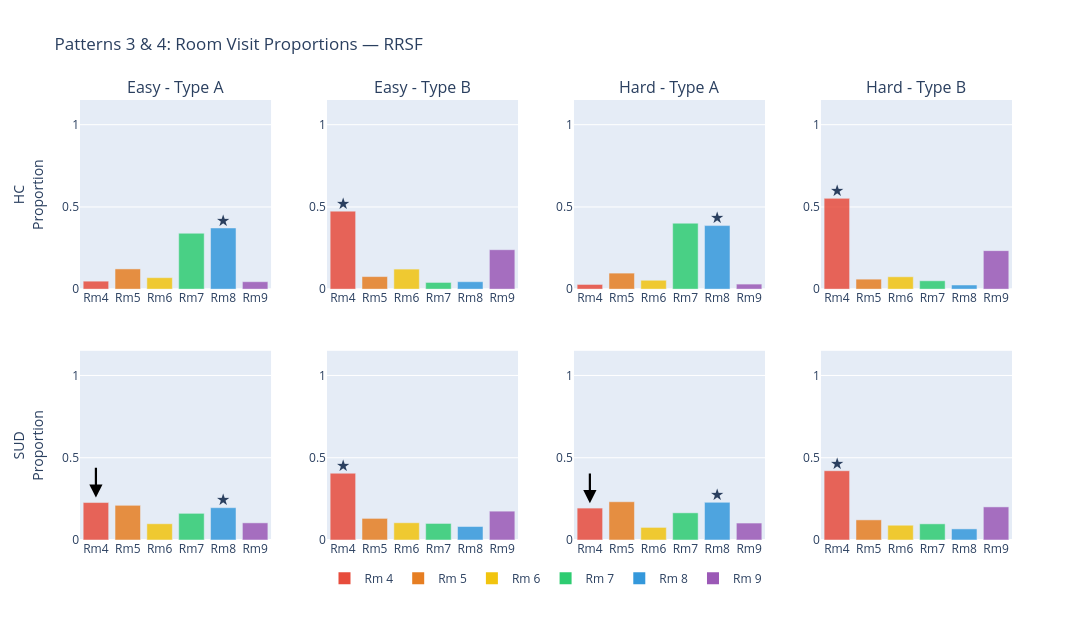

The notebook cell saved with this chart:
### Code cell
# ── Patterns 3 & 4: Room visit proportions (Fig 2C) ──────────────────────────

goals_ordered = ['A_easy', 'B_easy', 'A_hard', 'B_hard']

def _sp_axes(row, col, ncols=4):
    """Return xref/yref strings for a subplot at (row, col) in an ncols grid."""
    idx = (row - 1) * ncols + col
    return ('x', 'y') if idx == 1 else (f'x{idx}', f'y{idx}')

subplot_titles = [TASK_LABELS[g] for g in goals_ordered] + [''] * 4
fig = make_subplots(
    rows=2, cols=4,
    subplot_titles=subplot_titles,
    vertical_spacing=0.14, horizontal_spacing=0.06,
)

for row_idx, (rp, group) in enumerate([(hc_rp, 'HC'), (sud_rp, 'SUD')]):
    for col_idx, goal in enumerate(goals_ordered):
        r, c = row_idx + 1, col_idx + 1
        xref, yref = _sp_axes(r, c)
        heights = [rp[goal][rm] for rm in ROOMS]
        opt_room = max(ROOMS, key=lambda rm: Env.reward(rm, Env.GOALS[goal]))
        opt_idx  = ROOMS.index(opt_room)

        fig.add_trace(go.Bar(
            x=[f'Rm{rm}' for rm in ROOMS],
            y=heights,
            marker_color=ROOM_COLS,
            marker_opacity=0.85,
            showlegend=False,
            name=f'{group}/{goal}',
        ), row=r, col=c)

        # Star on optimal room
        fig.add_annotation(
            x=f'Rm{opt_room}', y=heights[opt_idx] + 0.05,
            text='★', font=dict(size=16), showarrow=False,
            xref=xref, yref=yref,
        )

        # Downward arrow on Room 4 for SUD in Type A (Pattern 4 fixation)
        if group == 'SUD' and goal in TYPE_A and heights[0] > 0.04:
            fig.add_annotation(
                x='Rm4', y=heights[0] + 0.03,
                ax='Rm4', ay=min(heights[0] + 0.22, 0.90),
                xref=xref, yref=yref, axref=xref, ayref=yref,
                arrowhead=2, arrowsize=1.2, arrowwidth=2.2,
                arrowcolor='black', text='',
            )

        fig.update_yaxes(range=[0, 1.15], row=r, col=c)
        if c == 1:
            fig.update_yaxes(title_text=f'{group}<br>Proportion', row=r, col=c)

# Room-colour legend (invisible scatter squares)
for rm, col in zip(ROOMS, ROOM_COLS):
    fig.add_trace(go.Scatter(
        x=[None], y=[None], mode='markers',
        name=f'Rm {rm}',
        marker=dict(size=12, color=col, symbol='square'),
        showlegend=True,
    ))

fig.update_layout(
    title_text='Patterns 3 & 4: Room Visit Proportions — RRSF',
    height=620, width=1150,
    legend=dict(
        orientation='h', yanchor='bottom', y=-0.12,
        xanchor='center', x=0.5,
    ),
)
fig.show()

print('Pattern 3 — Room 7 (2nd-best) vs Room 8 (best) in Type A:')
for group, rp in [('HC', hc_rp), ('SUD', sud_rp)]:
    r8 = np.mean([rp[g][8] for g in TYPE_A])
    r7 = np.mean([rp[g][7] for g in TYPE_A])
    print(f'  {group}:  Rm8={r8:.3f},  Rm7={r7:.3f}')
print('EXPECT: Rm7 non-negligible alongside Rm8 (cognitive cost of Rm8 path).')
print()
print('Pattern 4 — Room 4 frequency by task type:')
for group, rp in [('HC', hc_rp), ('SUD', sud_rp)]:
    r4_A = np.mean([rp[g][4] for g in TYPE_A])
    r4_B = np.mean([rp[g][4] for g in TYPE_B])
    print(f'  {group}:  Rm4 in Type A={r4_A:.3f},  Rm4 in Type B={r4_B:.3f}')
print('EXPECT: SUD Rm4 in Type A is HIGH (fixation). HC Rm4 in Type A is LOW.')

### Figure 1 — Plotly figure (JSON) as saved in the notebook; plotly's stock layout.template omitted (floating-point values rounded to 4 significant figures)
{"data": [{"marker": {"color": ["#e74c3c", "#e67e22", "#f1c40f", "#2ecc71", "#3498db", "#9b59b6"], "opacity": 0.85}, "name": "HC/A_easy", "showlegend": false, "type": "bar", "x": ["Rm4", "Rm5", "Rm6", "Rm7", "Rm8", "Rm9"], "xaxis": "x", "y": [0.04889, 0.1233, 0.07, 0.34, 0.3722, 0.04556], "yaxis": "y"}, {"marker": {"color": ["#e74c3c", "#e67e22", "#f1c40f", "#2ecc71", "#3498db", "#9b59b6"], "opacity": 0.85}, "name": "HC/B_easy", "showlegend": false, "type": "bar", "x": ["Rm4", "Rm5", "Rm6", "Rm7", "Rm8", "Rm9"], "xaxis": "x2", "y": [0.4744, 0.07667, 0.1222, 0.04111, 0.04556, 0.24], "yaxis": "y2"}, {"marker": {"color": ["#e74c3c", "#e67e22", "#f1c40f", "#2ecc71", "#3498db", "#9b59b6"], "opacity": 0.85}, "name": "HC/A_hard", "showlegend": false, "type": "bar", "x": ["Rm4", "Rm5", "Rm6", "Rm7", "Rm8", "Rm9"], "xaxis": "x3", "y": [0.02889, 0.09778, 0.05444, 0.4011, 0.3867, 0.03111], "yaxis": "y3"}, {"marker": {"color": ["#e74c3c", "#e67e22", "#f1c40f", "#2ecc71", "#3498db", "#9b59b6"], "opacity": 0.85}, "name": "HC/B_hard", "showlegend": false, "type": "bar", "x": ["Rm4", "Rm5", "Rm6", "Rm7", "Rm8", "Rm9"], "xaxis": "x4", "y": [0.5522, 0.06111, 0.07556, 0.05111, 0.02556, 0.2344], "yaxis": "y4"}, {"marker": {"color": ["#e74c3c", "#e67e22", "#f1c40f", "#2ecc71", "#3498db", "#9b59b6"], "opacity": 0.85}, "name": "SUD/A_easy", "showlegend": false, "type": "bar", "x": ["Rm4", "Rm5", "Rm6", "Rm7", "Rm8", "Rm9"], "xaxis": "x5", "y": [0.2277, 0.2108, 0.0988, 0.162, 0.1964, 0.1042], "yaxis": "y5"}, {"marker": {"color": ["#e74c3c", "#e67e22", "#f1c40f", "#2ecc71", "#3498db", "#9b59b6"], "opacity": 0.85}, "name": "SUD/B_easy", "showlegend": false, "type": "bar", "x": ["Rm4", "Rm5", "Rm6", "Rm7", "Rm8", "Rm9"], "xaxis": "x6", "y": [0.406, 0.1313, 0.1048, 0.1006, 0.08193, 0.1753], "yaxis": "y6"}, {"marker": {"color": ["#e74c3c", "#e67e22", "#f1c40f", "#2ecc71", "#3498db", "#9b59b6"], "opacity": 0.85}, "name": "SUD/A_hard", "showlegend": false, "type": "bar", "x": ["Rm4", "Rm5", "Rm6", "Rm7", "Rm8", "Rm9"], "xaxis": "x7", "y": [0.194, 0.2325, 0.07651, 0.1651, 0.2289, 0.103], "yaxis": "y7"}, {"marker": {"color": ["#e74c3c", "#e67e22", "#f1c40f", "#2ecc71", "#3498db", "#9b59b6"], "opacity": 0.85}, "name": "SUD/B_hard", "showlegend": false, "type": "bar", "x": ["Rm4", "Rm5", "Rm6", "Rm7", "Rm8", "Rm9"], "xaxis": "x8", "y": [0.4211, 0.1223, 0.08976, 0.09819, 0.06747, 0.2012], "yaxis": "y8"}, {"marker": {"color": "#e74c3c", "size": 12, "symbol": "square"}, "mode": "markers", "name": "Rm 4", "showlegend": true, "type": "scatter", "x": [null], "y": [null]}, {"marker": {"color": "#e67e22", "size": 12, "symbol": "square"}, "mode": "markers", "name": "Rm 5", "showlegend": true, "type": "scatter", "x": [null], "y": [null]}, {"marker": {"color": "#f1c40f", "size": 12, "symbol": "square"}, "mode": "markers", "name": "Rm 6", "showlegend": true, "type": "scatter", "x": [null], "y": [null]}, {"marker": {"color": "#2ecc71", "size": 12, "symbol": "square"}, "mode": "markers", "name": "Rm 7", "showlegend": true, "type": "scatter", "x": [null], "y": [null]}, {"marker": {"color": "#3498db", "size": 12, "symbol": "square"}, "mode": "markers", "name": "Rm 8", "showlegend": true, "type": "scatter", "x": [null], "y": [null]}, {"marker": {"color": "#9b59b6", "size": 12, "symbol": "square"}, "mode": "markers", "name": "Rm 9", "showlegend": true, "type": "scatter", "x": [null], "y": [null]}], "layout": {"annotations": [{"font": {"size": 16}, "showarrow": false, "text": "Easy - Type A", "x": 0.1025, "xanchor": "center", "xref": "paper", "y": 1, "yanchor": "bottom", "yref": "paper"}, {"font": {"size": 16}, "showarrow": false, "text": "Easy - Type B", "x": 0.3675, "xanchor": "center", "xref": "paper", "y": 1, "yanchor": "bottom", "yref": "paper"}, {"font": {"size": 16}, "showarrow": false, "text": "Hard - Type A", "x": 0.6325, "xanchor": "center", "xref": "paper", "y": 1, "yanchor": "bottom", "yref": "paper"}, {"font": {"size": 16}, "showarrow": false, "text": "Hard - Type B", "x": 0.8975, "xanchor": "center", "xref": "paper", "y": 1, "yanchor": "bottom", "yref": "paper"}, {"font": {"size": 16}, "showarrow": false, "text": "★", "x": "Rm8", "xref": "x", "y": 0.4222, "yref": "y"}, {"font": {"size": 16}, "showarrow": false, "text": "★", "x": "Rm4", "xref": "x2", "y": 0.5244, "yref": "y2"}, {"font": {"size": 16}, "showarrow": false, "text": "★", "x": "Rm8", "xref": "x3", "y": 0.4367, "yref": "y3"}, {"font": {"size": 16}, "showarrow": false, "text": "★", "x": "Rm4", "xref": "x4", "y": 0.6022, "yref": "y4"}, {"font": {"size": 16}, "showarrow": false, "text": "★", "x": "Rm8", "xref": "x5", "y": 0.2464, "yref": "y5"}, {"arrowcolor": "black", "arrowhead": 2, "arrowsize": 1.2, "arrowwidth": 2.2, "ax": "Rm4", "axref": "x5", "ay": 0.4477, "ayref": "y5", "text": "", "x": "Rm4", "xref": "x5", "y": 0.2577, "yref": "y5"}, {"font": {"size": 16}, "showarrow": false, "text": "★", "x": "Rm4", "xref": "x6", "y": 0.456, "yref": "y6"}, {"font": {"size": 16}, "showarrow": false, "text": "★", "x": "Rm8", "xref": "x7", "y": 0.2789, "yref": "y7"}, {"arrowcolor": "black", "arrowhead": 2, "arrowsize": 1.2, "arrowwidth": 2.2, "ax": "Rm4", "axref": "x7", "ay": 0.414, "ayref": "y7", "text": "", "x": "Rm4", "xref": "x7", "y": 0.224, "yref": "y7"}, {"font": {"size": 16}, "showarrow": false, "text": "★", "x": "Rm4", "xref": "x8", "y": 0.4711, "yref": "y8"}], "height": 620, "legend": {"orientation": "h", "x": 0.5, "xanchor": "center", "y": -0.12, "yanchor": "bottom"}, "title": {"text": "Patterns 3 & 4: Room Visit Proportions — RRSF"}, "width": 1150, "xaxis": {"anchor": "y", "domain": [0, 0.205]}, "xaxis2": {"anchor": "y2", "domain": [0.265, 0.47]}, "xaxis3": {"anchor": "y3", "domain": [0.53, 0.735]}, "xaxis4": {"anchor": "y4", "domain": [0.795, 1]}, "xaxis5": {"anchor": "y5", "domain": [0, 0.205]}, "xaxis6": {"anchor": "y6", "domain": [0.265, 0.47]}, "xaxis7": {"anchor": "y7", "domain": [0.53, 0.735]}, "xaxis8": {"anchor": "y8", "domain": [0.795, 1]}, "yaxis": {"anchor": "x", "domain": [0.57, 1], "range": [0, 1.15], "title": {"text": "HC<br>Proportion"}}, "yaxis2": {"anchor": "x2", "domain": [0.57, 1], "range": [0, 1.15]}, "yaxis3": {"anchor": "x3", "domain": [0.57, 1], "range": [0, 1.15]}, "yaxis4": {"anchor": "x4", "domain": [0.57, 1], "range": [0, 1.15]}, "yaxis5": {"anchor": "x5", "domain": [0, 0.43], "range": [0, 1.15], "title": {"text": "SUD<br>Proportion"}}, "yaxis6": {"anchor": "x6", "domain": [0, 0.43], "range": [0, 1.15]}, "yaxis7": {"anchor": "x7", "domain": [0, 0.43], "range": [0, 1.15]}, "yaxis8": {"anchor": "x8", "domain": [0, 0.43], "range": [0, 1.15]}}}
